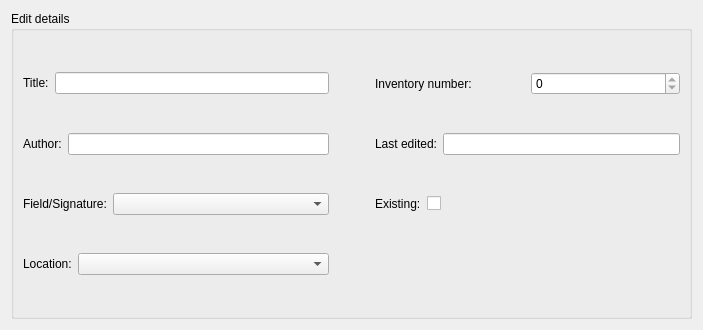
<?xml version="1.0" encoding="UTF-8"?>
<ui version="4.0">
 <class>Dialog</class>
 <widget class="QDialog" name="Dialog">
  <property name="geometry">
   <rect>
    <x>0</x>
    <y>0</y>
    <width>703</width>
    <height>330</height>
   </rect>
  </property>
  <property name="windowTitle">
   <string>Dialog</string>
  </property>
  <layout class="QGridLayout" name="gridLayout">
   <item row="0" column="0">
    <widget class="QGroupBox" name="groupBox_2">
     <property name="title">
      <string>Edit details</string>
     </property>
     <layout class="QGridLayout" name="gridLayout_10">
      <item row="3" column="0">
       <layout class="QGridLayout" name="gridLayout_9">
        <item row="0" column="0">
         <widget class="QLabel" name="label_6">
          <property name="text">
           <string>Location:</string>
          </property>
         </widget>
        </item>
        <item row="0" column="1">
         <widget class="QComboBox" name="comboBox_2">
          <property name="sizePolicy">
           <sizepolicy hsizetype="Expanding" vsizetype="Fixed">
            <horstretch>0</horstretch>
            <verstretch>0</verstretch>
           </sizepolicy>
          </property>
         </widget>
        </item>
       </layout>
      </item>
      <item row="1" column="0">
       <layout class="QGridLayout" name="gridLayout_4">
        <item row="0" column="0">
         <widget class="QLabel" name="label_3">
          <property name="text">
           <string>Author:</string>
          </property>
         </widget>
        </item>
        <item row="0" column="1">
         <widget class="QLineEdit" name="lineEdit_3"/>
        </item>
       </layout>
      </item>
      <item row="2" column="2">
       <layout class="QGridLayout" name="gridLayout_7">
        <item row="0" column="0">
         <widget class="QLabel" name="label_8">
          <property name="text">
           <string>Existing:</string>
          </property>
         </widget>
        </item>
        <item row="0" column="1">
         <widget class="QCheckBox" name="checkBox_6">
          <property name="text">
           <string/>
          </property>
         </widget>
        </item>
        <item row="0" column="2">
         <spacer name="horizontalSpacer">
          <property name="orientation">
           <enum>Qt::Horizontal</enum>
          </property>
          <property name="sizeHint" stdset="0">
           <size>
            <width>40</width>
            <height>20</height>
           </size>
          </property>
         </spacer>
        </item>
       </layout>
      </item>
      <item row="1" column="2">
       <layout class="QGridLayout" name="gridLayout_6">
        <item row="0" column="0">
         <widget class="QLabel" name="label_5">
          <property name="text">
           <string>Last edited:</string>
          </property>
         </widget>
        </item>
        <item row="0" column="1">
         <widget class="QLineEdit" name="lineEdit_4">
          <property name="readOnly">
           <bool>true</bool>
          </property>
         </widget>
        </item>
       </layout>
      </item>
      <item row="0" column="0">
       <layout class="QGridLayout" name="gridLayout_3">
        <item row="0" column="0">
         <widget class="QLabel" name="label_2">
          <property name="text">
           <string>Title:</string>
          </property>
         </widget>
        </item>
        <item row="0" column="1">
         <widget class="QLineEdit" name="lineEdit_2"/>
        </item>
       </layout>
      </item>
      <item row="2" column="0">
       <layout class="QGridLayout" name="gridLayout_8">
        <item row="0" column="1">
         <widget class="QComboBox" name="comboBox">
          <property name="sizePolicy">
           <sizepolicy hsizetype="Expanding" vsizetype="Fixed">
            <horstretch>0</horstretch>
            <verstretch>0</verstretch>
           </sizepolicy>
          </property>
         </widget>
        </item>
        <item row="0" column="0">
         <widget class="QLabel" name="label_4">
          <property name="text">
           <string>Field/Signature:</string>
          </property>
         </widget>
        </item>
       </layout>
      </item>
      <item row="0" column="2">
       <layout class="QGridLayout" name="gridLayout_5">
        <item row="0" column="0">
         <widget class="QLabel" name="label_7">
          <property name="text">
           <string>Inventory number:</string>
          </property>
         </widget>
        </item>
        <item row="0" column="1">
         <widget class="QSpinBox" name="spinBox">
          <property name="readOnly">
           <bool>true</bool>
          </property>
         </widget>
        </item>
       </layout>
      </item>
      <item row="0" column="1">
       <spacer name="horizontalSpacer_2">
        <property name="orientation">
         <enum>Qt::Horizontal</enum>
        </property>
        <property name="sizeType">
         <enum>QSizePolicy::Preferred</enum>
        </property>
        <property name="sizeHint" stdset="0">
         <size>
          <width>40</width>
          <height>20</height>
         </size>
        </property>
       </spacer>
      </item>
     </layout>
    </widget>
   </item>
  </layout>
 </widget>
 <resources/>
 <connections/>
</ui>
